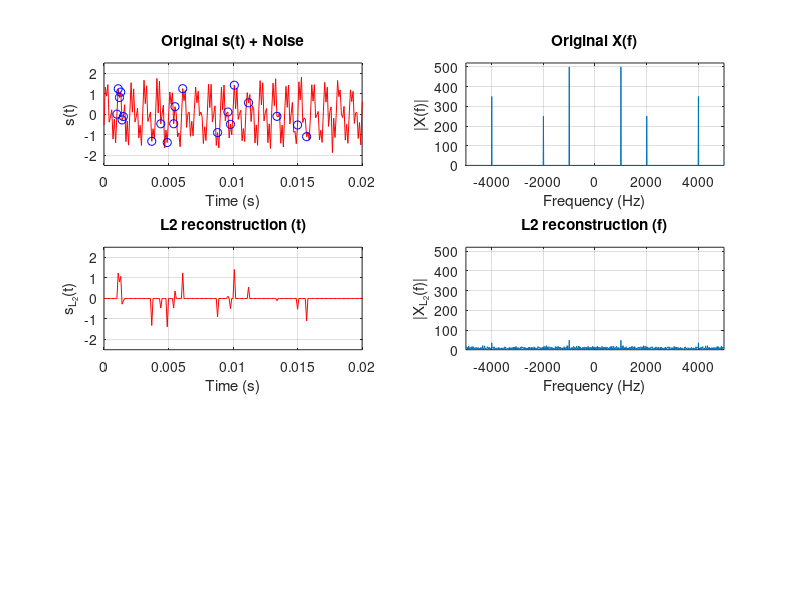

Write MATLAB code to recreate this figure. (Note: this script raises an error after producing the figure.)
%% Non-Uniform Sampling

clear;
clc;
close all;

% random seed
rng(1);

%Signal frequencies (Hz)
f1 = 1e3;
f2 = 2e3;
f3 = 4e3;

fs = 10e3;               %Sampling frequency
T  = 1/fs;               %Time between samples
N  = 1000;               %Number of samples
t  = (0:N-1)'.*T;        %PTime of each sample

%Generate time domain signal corrupted with noise
s_original = 1*sin(2*pi*f1*t) + 0.5*sin(2*pi*f2*t) + 0.7*sin(2*pi*f3*t);
s = s_original + 0.2*randn(N,1);

%Choose M random samples of the signal
M = 101;                    %number of random samples
k = randperm(N);            %indices of random samples
m = sort(k(1:M));           %save just the first M indices in sorted order
y = s(m);                   %sample signal at random points

%Plot time-domain signal
figure(1);
subplot(3,2,1);
plot(t,s,'r-',t(m),y,'bo');
xlabel('Time (s)');
ylabel('s(t)');
grid on;
axis([0,.02,-2.5,2.5]);
title('Original s(t) + Noise');

%Plot (sparse) Fourier domain signal
X = fft(s_original);

subplot(3,2,2);
plot(linspace(-fs/2,fs/2,length(X)),abs(fftshift(X)));
xlabel('Frequency (Hz)');
ylabel('|X(f)|');
grid on;
axis([-fs/2,fs/2,0,520]);
title('Original X(f)');

%Generate linear transform matrix
PHI = fft(eye(N));                          %DFT matrix (OR use dftmtx(N))
E = zeros(M,N);                             
E(sub2ind(size(E),1:M,m)) = 1;              %S has entries of 1 where sampled
A = E*(1/N)*PHI';                           %Appropriately scrambled DFT matrix

%% Naive l2 minimization solution
Xl2 = pinv(A)*y;
sl2 = (1/N)*real(PHI'*Xl2);      %Reconstruct signal

%Plot frequency domain naive (L2) solution
subplot(3,2,4);
plot(linspace(-fs/2,fs/2,length(X)),abs(fftshift(Xl2)));
xlabel('Frequency (Hz)');
ylabel('|X_{L_2}(f)|');
grid on;
axis([-fs/2,fs/2,0,520]);
title('L2 reconstruction (f)');

%Plot time domain naive (L2) solution
subplot(3,2,3);
plot(t,sl2,'r-');
xlabel('Time (s)');
ylabel('s_{L_2}(t)');
grid on;
axis([0,.02,-2.5,2.5]);
title('L2 reconstruction (t)');

%% Approximate sparse solution using OMP with sparsity between 1-20.
%  Choose solution with lowest reconstruction error
bestnumOMP = 0;
max_numOMP = 20;
error = zeros(1,max_numOMP);
error_min = norm(s);
for numOMP = 1:max_numOMP
    X_omp = OMPnorm(A,y,numOMP);
    s_omp = (1/N)*real(PHI'*X_omp);
    
    error(numOMP) = norm(s-s_omp);
    
    if error(numOMP) < error_min
        bestnumOMP = numOMP;
        error_min = error(numOMP);
    end
end

disp(strcat('Best sparsity for OMP = ',num2str(bestnumOMP)));

% Plot the best solution using OMP
X_omp_best = OMPnorm(A,y,bestnumOMP);
s_omp_best = (1/N)*real(PHI'*X_omp_best);      %Reconstruct signal

%Plot frequency domain Matching Pursuit solution
subplot(3,2,6);
plot(linspace(-fs/2,fs/2,length(X)),abs(fftshift(X_omp_best)));
xlabel('Frequency (Hz)');
ylabel('|X_{OMP}(f)|');
grid on;
axis([-fs/2,fs/2,0,520]);
title('OMP Reconstruction (f)');

%Plot time domain Matching Pursuit solution
subplot(3,2,5);
plot(t,s_omp_best,'r-');
xlabel('Time (s)');
ylabel('s_{OMP}(t)');
title('OMP Reconstruction (t)');
grid on;
axis([0,.02,-2.5,2.5]);

%% plot OMP reconstruction error vs sparsity
figure;
plot(1:max_numOMP,error,'ko-');
xlabel('Sparsity');
ylabel('Reconstruction error');
title('Reconstruction error vs. Sparsity (OMP)')
grid on;

%end
